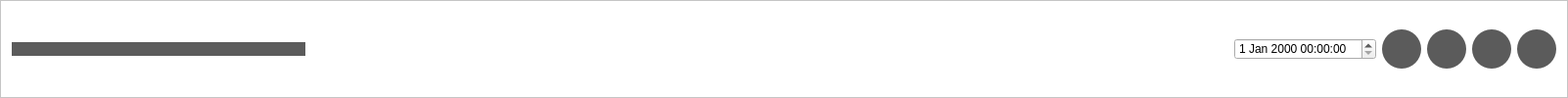
        <widget class="QFrame" name="frame_superior">
         <property name="minimumSize">
          <size>
           <width>0</width>
           <height>42</height>
          </size>
         </property>
         <property name="styleSheet">
          <string notr="true">QFrame{
background-color: rgb(255,255,255);
}

QPushButton{
background-color: #000000ff;
border-radius: 20px;
}

QPushButton{
background-color: rgb(91, 91, 91);
border-radius: 20px;
}

</string>
         </property>
         <property name="frameShape">
          <enum>QFrame::StyledPanel</enum>
         </property>
         <property name="frameShadow">
          <enum>QFrame::Raised</enum>
         </property>
         <layout class="QHBoxLayout" name="horizontalLayout">
          <item>
           <widget class="QPushButton" name="Boton_menu">
            <property name="minimumSize">
             <size>
              <width>300</width>
              <height>0</height>
             </size>
            </property>
            <property name="text">
             <string/>
            </property>
            <property name="icon">
             <iconset>
              <normaloff>../Imagenes/menu (1).png</normaloff>../Imagenes/menu (1).png</iconset>
            </property>
            <property name="iconSize">
             <size>
              <width>30</width>
              <height>30</height>
             </size>
            </property>
           </widget>
          </item>
          <item>
           <spacer name="horizontalSpace_FrameSup">
            <property name="orientation">
             <enum>Qt::Horizontal</enum>
            </property>
            <property name="sizeHint" stdset="0">
             <size>
              <width>943</width>
              <height>20</height>
             </size>
            </property>
           </spacer>
          </item>
          <item>
           <widget class="QDateTimeEdit" name="Reloj"/>
          </item>
          <item>
           <widget class="QPushButton" name="Boton_minimizar">
            <property name="minimumSize">
             <size>
              <width>40</width>
              <height>40</height>
             </size>
            </property>
            <property name="text">
             <string/>
            </property>
            <property name="icon">
             <iconset>
              <normaloff>../Imagenes/minimizar-signo.png</normaloff>../Imagenes/minimizar-signo.png</iconset>
            </property>
            <property name="iconSize">
             <size>
              <width>30</width>
              <height>30</height>
             </size>
            </property>
           </widget>
          </item>
          <item>
           <widget class="QPushButton" name="Boton_restaurar">
            <property name="minimumSize">
             <size>
              <width>40</width>
              <height>40</height>
             </size>
            </property>
            <property name="text">
             <string/>
            </property>
            <property name="icon">
             <iconset>
              <normaloff>../Imagenes/minimizar.png</normaloff>../Imagenes/minimizar.png</iconset>
            </property>
            <property name="iconSize">
             <size>
              <width>30</width>
              <height>30</height>
             </size>
            </property>
           </widget>
          </item>
          <item>
           <widget class="QPushButton" name="Boton_maximizar">
            <property name="minimumSize">
             <size>
              <width>40</width>
              <height>40</height>
             </size>
            </property>
            <property name="text">
             <string/>
            </property>
            <property name="icon">
             <iconset>
              <normaloff>../Imagenes/maximizar.png</normaloff>../Imagenes/maximizar.png</iconset>
            </property>
            <property name="iconSize">
             <size>
              <width>30</width>
              <height>30</height>
             </size>
            </property>
           </widget>
          </item>
          <item>
           <widget class="QPushButton" name="Boton_cerrar">
            <property name="minimumSize">
             <size>
              <width>40</width>
              <height>40</height>
             </size>
            </property>
            <property name="text">
             <string/>
            </property>
            <property name="icon">
             <iconset>
              <normaloff>../Imagenes/cerrar.png</normaloff>../Imagenes/cerrar.png</iconset>
            </property>
            <property name="iconSize">
             <size>
              <width>30</width>
              <height>30</height>
             </size>
            </property>
           </widget>
          </item>
         </layout>
        </widget>
